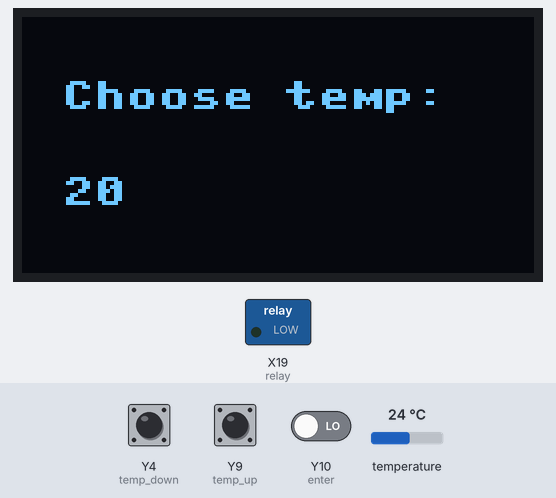
A program run on a simulated pyboard running MicroPython. Shown: 128×64 one-colour display, switched loads named in the program (green lamp = pin HIGH). Inputs (shaded band) come from the test bench; at power-on: Y10 (enter) LOW, Y9 (temp_up) LOW, Y4 (temp_down) LOW, temperature 24 °C. Library files of the repository ran but are not shown: ssd1306.py; what the program prints to the serial console is not drawn.

Above: at 5.0 s.
5.1 s: Y10 (enter) driven HIGH
At 6.0 s:
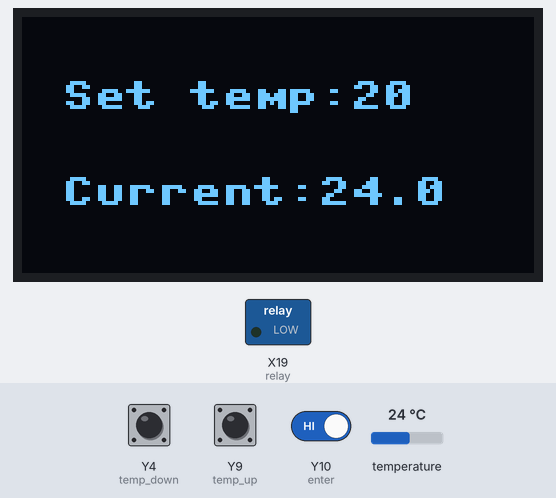
8.1 s: Y9 (temp_up) pulled HIGH for 3.2 s
At 11.9 s:
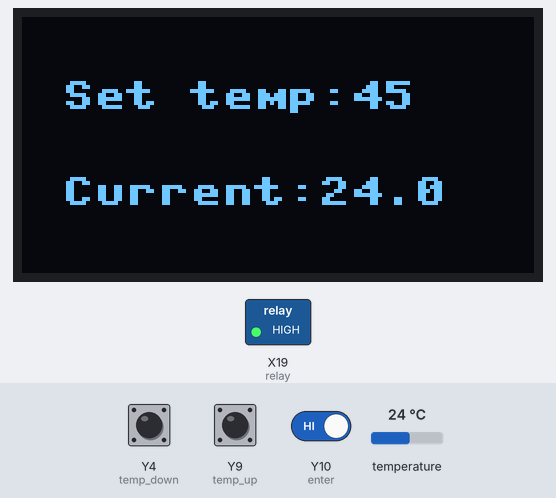
14.3 s: Y4 (temp_down) pulled HIGH for 3.2 s
At 15.12 s:
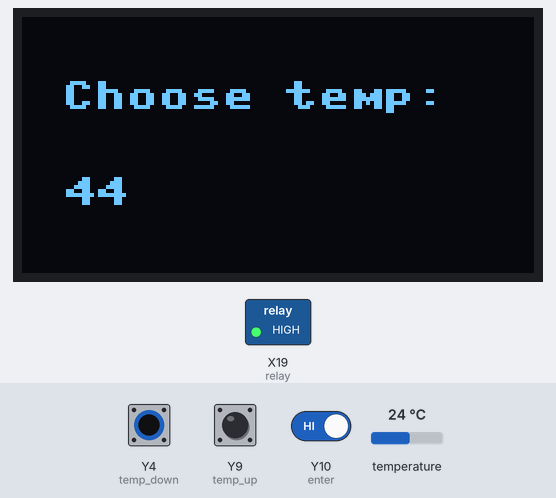
19.0 s: temperature set to 18.5 °C
At 20.9 s:
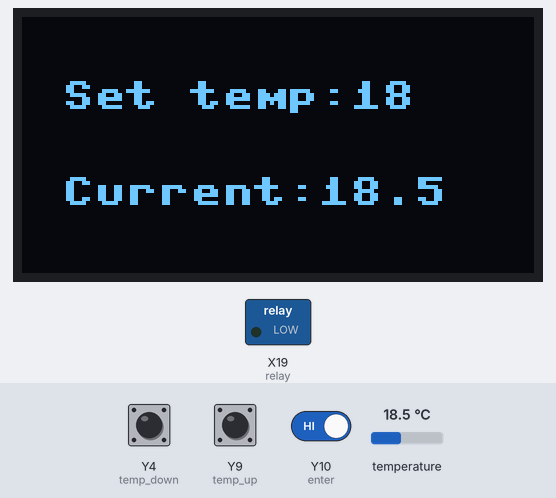
22.0 s: temperature set to 17.3 °C
At 23.2 s:
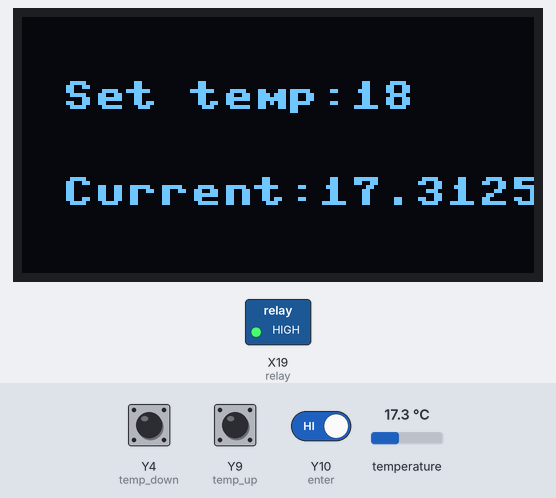
25.0 s: temperature set to 12 °C
At 27.0 s:
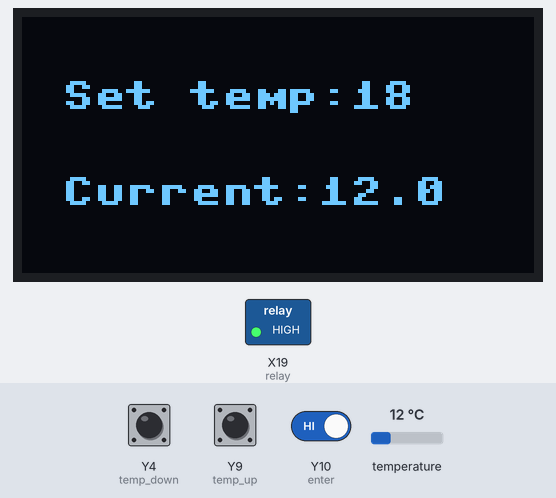
Timing chart, 0 to 28.5 s (numbered marks = the images above; inputs shaded):
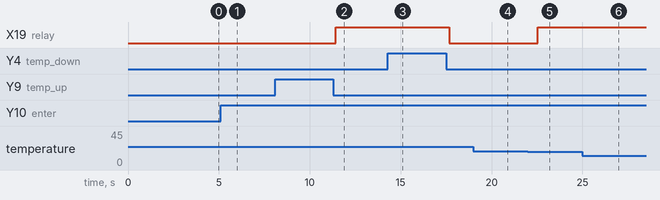

Measured:
- the behaviour switches between 18 and 17.9 °C on temperature (found by bisection; images 4 and 5)
- after the input at 5.1 s, the display: changes after 0.30 s (image 1)
- after the input at 8.1 s, X19 (relay): LOW → HIGH after 3.3 s; the display: first differs from a run without the input after 0.92 s (image 2 shows a later state)
- after the input at 14.3 s, X19 (relay): HIGH → LOW after 3.4 s; the display: first differs from a run without the input after 0.78 s (image 3)
- after the input at 19.0 s, the display: first differs from a run without the input after 1.1 s (image 4)
- after the input at 22.0 s, X19 (relay): LOW → HIGH after 0.55 s; the display: first differs from a run without the input after 0.55 s (image 5)
- after the input at 25.0 s, the display: first differs from a run without the input after 1.2 s (image 6)

The program:

boot_old.py
```python
from machine import Pin, I2C
from time import sleep
import dht
import machine, onewire, ds18x20, time
import ssd1306

# ESP32 GPIO 32
relay = Pin(32, Pin.OUT)


# relay_pump = Pin(26, Pin.OUT)
# sensor = dht.DHT11(Pin(2))
ds_pin = machine.Pin(2)
ds_sensor = ds18x20.DS18X20(onewire.OneWire(ds_pin))

temp_up = Pin(26, Pin.IN)
temp_down = Pin(25, Pin.IN)
enter = Pin(27, Pin.IN)
# on_off = Pin(28, Pin.IN)

dat = machine.Pin(22)       # the device is on GPIO0
i2c = I2C(scl=Pin(22), sda=Pin(21), freq=100000)      #Init i2c
lcd=ssd1306.SSD1306_I2C(128,64,i2c)           #create LCD object,Specify col and row

roms = ds_sensor.scan()
print('Found DS devices: ', roms)

set_temp = 20

# while True:
#     temp = ds_sensor.read_temp
#     print('Temperature: ', , 'C')
#     if ds_sensor.read_temp >= 24:
#         relay.value(0)
#     elif ds_sensor.read_temp < 24:
#         relay.value(1)
#     sleep(2)
print("set temp")
while True:
    lcd.fill(0)
    lcd.text("Choose temp:",10,16)
    lcd.text(str(set_temp),10,40)
    lcd.show()
    if temp_up.value() == 1:
        set_temp += 1
        print(set_temp)
    elif temp_down.value() == 1:
        set_temp -= 1
        print(set_temp)
    elif enter.value() == 1:
        break
    else:
        continue

while True:
    if enter.value() == 1:
        while True:
            lcd.fill(0)
            lcd.text("Choose temp:",10,16)
            lcd.text(str(set_temp),10,40)
            lcd.show()
            if temp_up.value() == 1:
                set_temp += 1
                print(set_temp)
            elif temp_down.value() == 1:
                set_temp -= 1
                print(set_temp)
            elif enter.value() == 1:
                break
            else:
                continue
        # if on_off.value() == 1:
        #     break
        # if temp_up.value() == 1:
        #     set_temp += 1
        # if temp_down.value() == 1:
        #     set_temp -= 1
        # if set_temp == -100:
        #     set_temp = float(input("Please enter desired temperature: "))
    ds_sensor.convert_temp()
        #time.sleep(1)
    for rom in roms:
        print(rom)
        print(ds_sensor.read_temp(rom))
        #time.sleep(1)
        lcd.fill(0)
        lcd.text("Set temp:" + str(set_temp),10,16)
        lcd.text("Current:" + str(ds_sensor.read_temp(rom)),10,40)
        lcd.show()
        if ds_sensor.read_temp(rom) >= set_temp:
            relay.value(0)
        elif ds_sensor.read_temp(rom) < set_temp:
            relay.value(1)
    time.sleep(1)

#set_temp = set_temperature(set_temp)
#run()

# while True:
#   # RELAY ON
#   relay.value(0)
#   print('off')
#   sleep(2)
#   # RELAY OFF
#   relay.value(1)
#   print('on')
#   sleep(2)
```
